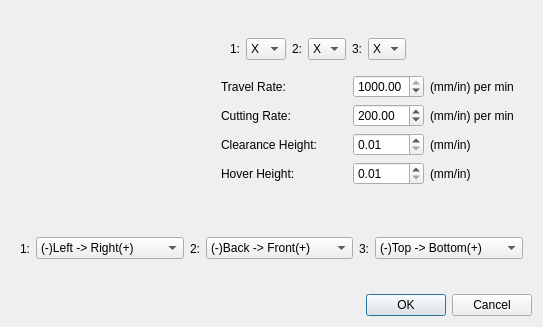
<?xml version="1.0" encoding="UTF-8"?>
<ui version="4.0">
 <class>AxisDialog</class>
 <widget class="QDialog" name="AxisDialog">
  <property name="geometry">
   <rect>
    <x>0</x>
    <y>0</y>
    <width>543</width>
    <height>327</height>
   </rect>
  </property>
  <property name="maximumSize">
   <size>
    <width>582</width>
    <height>360</height>
   </size>
  </property>
  <property name="windowTitle">
   <string>Axis Config</string>
  </property>
  <property name="windowIcon">
   <iconset resource="ImgRes.qrc">
    <normaloff>:/img/img/cncFlat_small.png</normaloff>:/img/img/cncFlat_small.png</iconset>
  </property>
  <layout class="QVBoxLayout" name="verticalLayout">
   <item>
    <widget class="QWidget" name="widget" native="true">
     <layout class="QHBoxLayout" name="horizontalLayout">
      <item>
       <widget class="QLabel" name="label">
        <property name="text">
         <string/>
        </property>
        <property name="pixmap">
         <pixmap resource="ImgRes.qrc">:/img/img/cncAxis.png</pixmap>
        </property>
       </widget>
      </item>
      <item>
       <widget class="QWidget" name="widget_2" native="true">
        <layout class="QGridLayout" name="gridLayout" columnstretch="0,0,0,0,0,0">
         <item row="0" column="0" colspan="5">
          <widget class="QWidget" name="widget_3" native="true">
           <layout class="QHBoxLayout" name="horizontalLayout_2">
            <item>
             <widget class="QLabel" name="label_2">
              <property name="text">
               <string>1:</string>
              </property>
             </widget>
            </item>
            <item>
             <widget class="QComboBox" name="comboBox">
              <property name="maximumSize">
               <size>
                <width>40</width>
                <height>16777215</height>
               </size>
              </property>
              <item>
               <property name="text">
                <string>X</string>
               </property>
              </item>
              <item>
               <property name="text">
                <string>Y</string>
               </property>
              </item>
              <item>
               <property name="text">
                <string>Z</string>
               </property>
              </item>
              <item>
               <property name="text">
                <string>New Item</string>
               </property>
              </item>
             </widget>
            </item>
            <item>
             <widget class="QLabel" name="label_3">
              <property name="text">
               <string>2:</string>
              </property>
             </widget>
            </item>
            <item>
             <widget class="QComboBox" name="comboBox_3">
              <property name="maximumSize">
               <size>
                <width>40</width>
                <height>16777215</height>
               </size>
              </property>
              <property name="currentText">
               <string>X</string>
              </property>
              <item>
               <property name="text">
                <string>X</string>
               </property>
              </item>
              <item>
               <property name="text">
                <string>Y</string>
               </property>
              </item>
              <item>
               <property name="text">
                <string>Z</string>
               </property>
              </item>
             </widget>
            </item>
            <item>
             <widget class="QLabel" name="label_4">
              <property name="text">
               <string>3:</string>
              </property>
             </widget>
            </item>
            <item>
             <widget class="QComboBox" name="comboBox_2">
              <property name="maximumSize">
               <size>
                <width>40</width>
                <height>16777215</height>
               </size>
              </property>
              <item>
               <property name="text">
                <string>X</string>
               </property>
              </item>
              <item>
               <property name="text">
                <string>Y</string>
               </property>
              </item>
              <item>
               <property name="text">
                <string>Z</string>
               </property>
              </item>
             </widget>
            </item>
            <item>
             <spacer name="horizontalSpacer">
              <property name="orientation">
               <enum>Qt::Horizontal</enum>
              </property>
              <property name="sizeHint" stdset="0">
               <size>
                <width>40</width>
                <height>20</height>
               </size>
              </property>
             </spacer>
            </item>
           </layout>
          </widget>
         </item>
         <item row="4" column="4" colspan="2">
          <widget class="QLabel" name="label_8">
           <property name="text">
            <string>(mm/in) per min</string>
           </property>
          </widget>
         </item>
         <item row="6" column="0">
          <widget class="QLabel" name="label_15">
           <property name="text">
            <string>Hover Height:</string>
           </property>
          </widget>
         </item>
         <item row="5" column="0">
          <widget class="QLabel" name="label_14">
           <property name="text">
            <string>Clearance Height:</string>
           </property>
          </widget>
         </item>
         <item row="1" column="4" colspan="2">
          <widget class="QLabel" name="label_7">
           <property name="text">
            <string>(mm/in) per min</string>
           </property>
          </widget>
         </item>
         <item row="1" column="0">
          <widget class="QLabel" name="label_5">
           <property name="text">
            <string>Travel Rate:</string>
           </property>
          </widget>
         </item>
         <item row="4" column="0" colspan="2">
          <widget class="QLabel" name="label_6">
           <property name="text">
            <string>Cutting Rate:</string>
           </property>
          </widget>
         </item>
         <item row="4" column="2" colspan="2">
          <widget class="QDoubleSpinBox" name="doubleSpinBox_2">
           <property name="minimum">
            <double>1.000000000000000</double>
           </property>
           <property name="maximum">
            <double>1000.000000000000000</double>
           </property>
           <property name="singleStep">
            <double>0.010000000000000</double>
           </property>
           <property name="value">
            <double>200.000000000000000</double>
           </property>
          </widget>
         </item>
         <item row="5" column="2" colspan="2">
          <widget class="QDoubleSpinBox" name="doubleSpinBox_5">
           <property name="minimum">
            <double>0.010000000000000</double>
           </property>
           <property name="singleStep">
            <double>0.010000000000000</double>
           </property>
          </widget>
         </item>
         <item row="1" column="2" colspan="2">
          <widget class="QDoubleSpinBox" name="doubleSpinBox">
           <property name="minimum">
            <double>1.000000000000000</double>
           </property>
           <property name="maximum">
            <double>1000.000000000000000</double>
           </property>
           <property name="singleStep">
            <double>0.010000000000000</double>
           </property>
           <property name="value">
            <double>1000.000000000000000</double>
           </property>
          </widget>
         </item>
         <item row="5" column="4">
          <widget class="QLabel" name="label_16">
           <property name="text">
            <string>(mm/in)</string>
           </property>
          </widget>
         </item>
         <item row="6" column="2" colspan="2">
          <widget class="QDoubleSpinBox" name="doubleSpinBox_6">
           <property name="minimum">
            <double>0.010000000000000</double>
           </property>
           <property name="singleStep">
            <double>0.010000000000000</double>
           </property>
          </widget>
         </item>
         <item row="6" column="4">
          <widget class="QLabel" name="label_17">
           <property name="text">
            <string>(mm/in)</string>
           </property>
          </widget>
         </item>
        </layout>
       </widget>
      </item>
     </layout>
    </widget>
   </item>
   <item>
    <widget class="QWidget" name="widget_4" native="true">
     <layout class="QHBoxLayout" name="horizontalLayout_3" stretch="0,1,0,1,0,1">
      <item>
       <widget class="QLabel" name="label_9">
        <property name="text">
         <string>1:</string>
        </property>
       </widget>
      </item>
      <item>
       <widget class="QComboBox" name="comboBox_4">
        <item>
         <property name="text">
          <string>(-)Left -&gt; Right(+)</string>
         </property>
        </item>
        <item>
         <property name="text">
          <string>(-)Right &lt;- Left(+)</string>
         </property>
        </item>
       </widget>
      </item>
      <item>
       <widget class="QLabel" name="label_10">
        <property name="text">
         <string>2:</string>
        </property>
       </widget>
      </item>
      <item>
       <widget class="QComboBox" name="comboBox_5">
        <item>
         <property name="text">
          <string>(-)Back -&gt; Front(+)</string>
         </property>
        </item>
        <item>
         <property name="text">
          <string>(-)Front -&gt; Back(+)</string>
         </property>
        </item>
       </widget>
      </item>
      <item>
       <widget class="QLabel" name="label_11">
        <property name="text">
         <string>3:</string>
        </property>
       </widget>
      </item>
      <item>
       <widget class="QComboBox" name="comboBox_6">
        <item>
         <property name="text">
          <string>(-)Top -&gt; Bottom(+)</string>
         </property>
        </item>
        <item>
         <property name="text">
          <string>(-)Bottom -&gt; Top(+)</string>
         </property>
        </item>
       </widget>
      </item>
     </layout>
    </widget>
   </item>
   <item>
    <widget class="QDialogButtonBox" name="buttonBox">
     <property name="orientation">
      <enum>Qt::Horizontal</enum>
     </property>
     <property name="standardButtons">
      <set>QDialogButtonBox::Cancel|QDialogButtonBox::Ok</set>
     </property>
    </widget>
   </item>
  </layout>
 </widget>
 <resources>
  <include location="ImgRes.qrc"/>
 </resources>
 <connections>
  <connection>
   <sender>buttonBox</sender>
   <signal>accepted()</signal>
   <receiver>AxisDialog</receiver>
   <slot>accept()</slot>
   <hints>
    <hint type="sourcelabel">
     <x>248</x>
     <y>254</y>
    </hint>
    <hint type="destinationlabel">
     <x>157</x>
     <y>274</y>
    </hint>
   </hints>
  </connection>
  <connection>
   <sender>buttonBox</sender>
   <signal>rejected()</signal>
   <receiver>AxisDialog</receiver>
   <slot>reject()</slot>
   <hints>
    <hint type="sourcelabel">
     <x>316</x>
     <y>260</y>
    </hint>
    <hint type="destinationlabel">
     <x>286</x>
     <y>274</y>
    </hint>
   </hints>
  </connection>
 </connections>
</ui>
